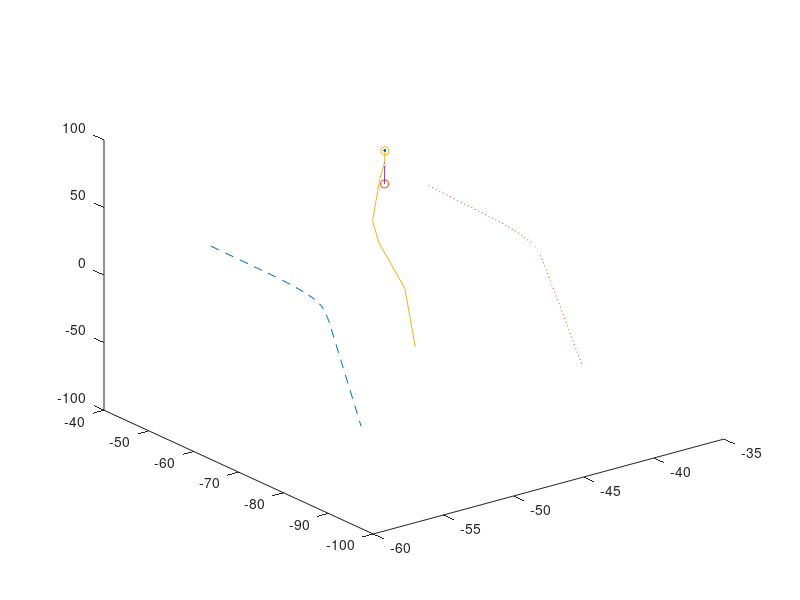

Recreate this plot in MATLAB.
% Test Geometry of Tandem and Ovoid

ovoidR = [  -55.6172  -50.1019  -57.6058;
            -55.3742  -59.7279  -59.9519;
            -55.3286  -61.5397  -60.3961;
            -55.2887  -63.2017  -60.8354;
            -55.2556  -64.6855  -61.2694;
            -55.2300  -65.9882  -61.7074;
            -55.2102  -67.2120  -62.1900;
            -55.1944  -68.4057  -62.7183;
            -55.1842  -69.5466  -63.3045;
            -55.1813  -70.6043  -63.9566;
            -55.1870  -71.5389  -64.6720;
            -55.2018  -72.3561  -65.4575;
            -55.2254  -73.0797  -66.3293;
            -55.2588  -73.7086  -67.3005;
            -55.3014  -74.2561  -68.3686;
            -55.3517  -74.7540  -69.5340;
            -55.4083  -75.1759  -70.7526;
            -55.4668  -75.5981  -72.0028;
            -55.5299  -76.1165  -73.3918;
            -55.6086  -76.6022  -75.0205;
            -57.9053  -90.7618 -122.5036]

ovoidL = [  -39.9215  -49.5599  -57.8097;
            -39.8263  -59.1842  -60.1607;
            -39.8085  -60.9957  -60.6058;
            -39.7936  -62.6573  -61.0461;
            -39.7821  -64.1407  -61.4809;
            -39.7745  -65.4429  -61.9197;
            -39.7705  -66.6661  -62.4031;
            -39.7692  -67.8590  -62.9323;
            -39.7715  -68.9989  -63.5193;
            -39.7785  -70.0556  -64.1724;
            -39.7907  -70.9888  -64.8888;
            -39.8085  -71.8045  -65.6753;
            -39.8321  -72.5264  -66.5482;
            -39.8619  -73.1533  -67.5205;
            -39.8977  -73.6985  -68.5899;
            -39.9389  -74.1938  -69.7567;
            -39.9839  -74.6131  -70.9766;
            -40.0304  -75.0326  -72.2282;
            -40.0810  -75.5479  -73.6188;
            -40.1428  -76.0300  -75.2493;
            -41.9455  -90.0842 -122.7850];  

tandem = [  -46.9417  -61.7487   88.4682;
            -46.9286  -61.6919   80.1674;
            -47.2124  -61.5059   68.2715;
            -47.2963  -61.2440   58.3346;
            -47.4764  -61.2692   48.5747;
            -47.7030  -61.3917   38.0745;
            -47.8594  -63.3796   24.8478;
            -47.6330  -64.6375   14.9281;
            -47.6264  -68.3409   -1.2962;
            -49.0300  -75.0733  -30.3141];

ss1new = [  -46.9417  -61.7487   88.4682;
            -46.9286  -61.6919   80.1674;
            -47.2124  -61.5059   68.2715];

ovoidL(:,3) = ovoidL(:,3)+82.1710;
ovoidR(:,3) = ovoidR(:,3)+82.1710;

plot3(ovoidR(:,1),ovoidR(:,2),ovoidR(:,3),'--'); %Ovoid R
hold on;
plot3(ovoidL(:,1),ovoidL(:,2),ovoidL(:,3),':'); % Ovoid L
hold on;
plot3(tandem(:,1),tandem(:,2),tandem(:,3)); % Tandem

hold on;
scatter3(ss1new(1,1), ss1new(1,2), ss1new(1,3),50,'.');

diff_ss1= diff(ss1new);
dist= sqrt(diff_ss1(:,1).^2+diff_ss1(:,2).^2+diff_ss1(:,3).^2)
%dist_tot= dist(1); %sum(dist);

pE(1)= ss1new(1,1)+ 3*(ss1new(2,1)-ss1new(1,1));
pE(2)= ss1new(1,2)+ 3*(ss1new(2,2)-ss1new(1,2));
pE(3)= ss1new(1,3)+ 3*(ss1new(2,3)-ss1new(1,3));

pA(1)= ss1new(1,1); pA(2)= ss1new(1,2); pA(3)= ss1new(1,3);

hold on;
scatter3(pE(1), pE(2), pE(3));

hold on;
scatter3(pA(1), pA(2), pA(3));

hold on;
line([pA(1) pE(1)],[pA(2) pE(2)], [pA(3) pE(3)]);

candB_x= pA(1):(pE(1)-pA(1))/1e3:pE(1); 
candB_y= pA(2):(pE(2)-pA(2))/1e3:pE(2); 
candB_z= pA(3):(pE(3)-pA(3))/1e3:pE(3); 

